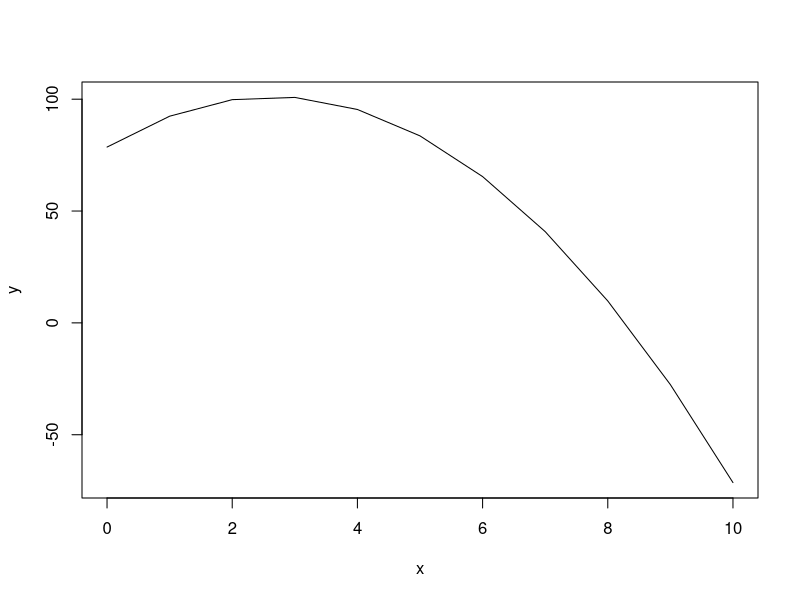
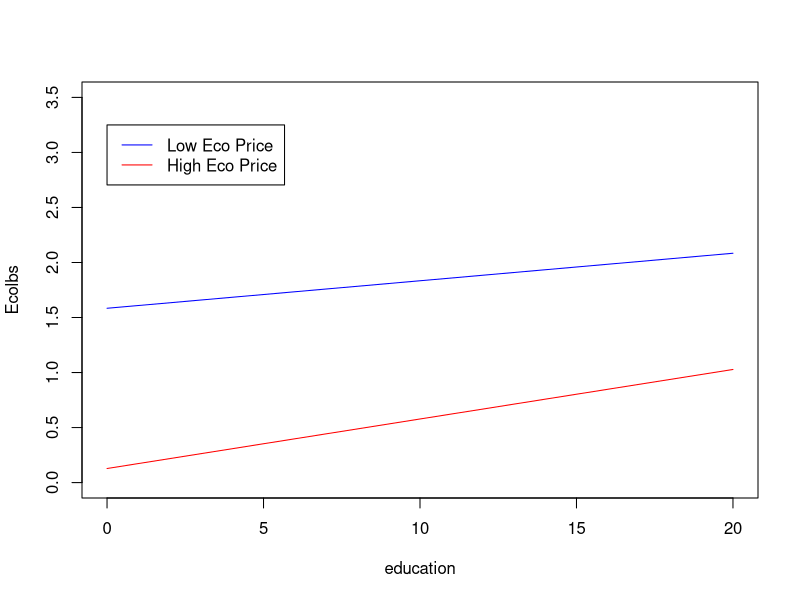

R code for these plots, in order:
## ---- chunk 1
# 1.c
price = 15
income = 200
quantity = 120 - 9.8*(price) + .03*(income)
print(quantity)
## ---- chunk 2
x = 0:10
y = 78.6 + 17*(x) - 3.2*(x)^2
plot(x,y,'l')
## ---- chunk 3
x = 4.666 + 0.043*(1)
exp(x)
print(exp(x))
## ---- chunk 4
y = 4.666 + 0.043*(2)
exp(y)
print(exp(y))
(exp(y)-exp(x))/exp(x)
## ---- chunk 5
x = 41 + 66*log(400)
print(x)

y = 41 + 66*log(200)
print(y)

x - y
## ---- chunk 6
x = 41 + 66*log(220)
print(x)

y = 41 + 66*log(200)
print(y)

x - y
## ---- chunk 7
x = 41 + 66*log(202)
print(x)

y = 41 + 66*log(200)
print(y)

x - y
## ---- chunk 8
lowecoprice<- 0.9
highecoprice<-1.3
regprice<-0.9
education<- 0:20
low_price_ecolbs<- 2.16 - 0.02*education + 3.00*regprice - 3.64*lowecoprice + 0.05*lowecoprice*education
high_price_ecolbs<- 2.16 - 0.02*education + 3.00*regprice - 3.64*highecoprice + 0.05*highecoprice*education

plot(education, low_price_ecolbs, col = "blue", ylim = c(0,3.5), ylab = "Ecolbs", 'l')
lines(education, high_price_ecolbs, col = "red", "l")
legend(0, 3.25, legend = c("Low Eco Price", "High Eco Price"), col = c("blue","red"), lty = c(1,1))
